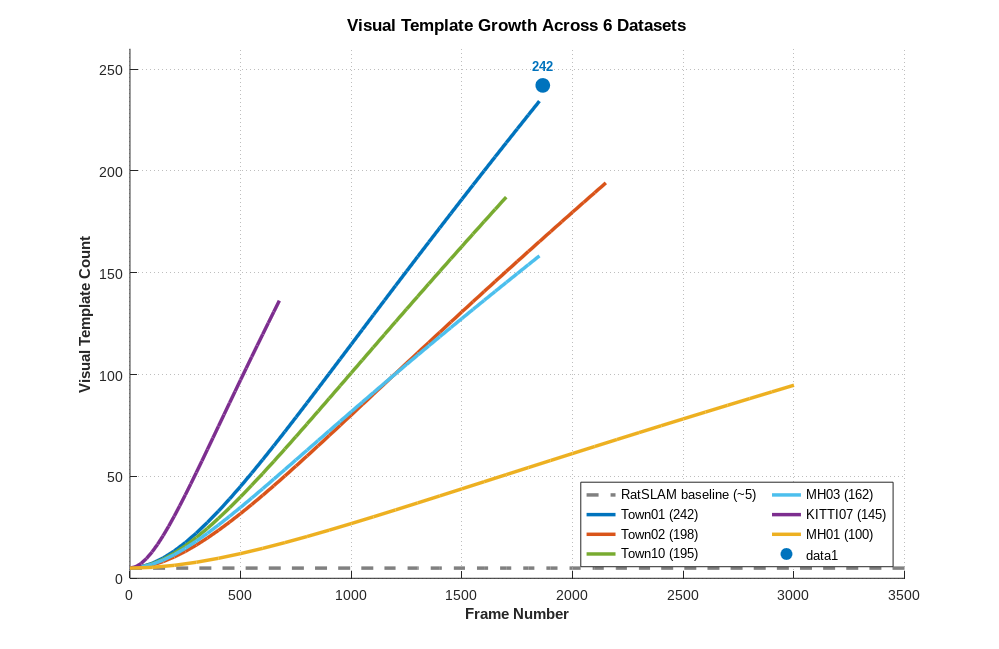
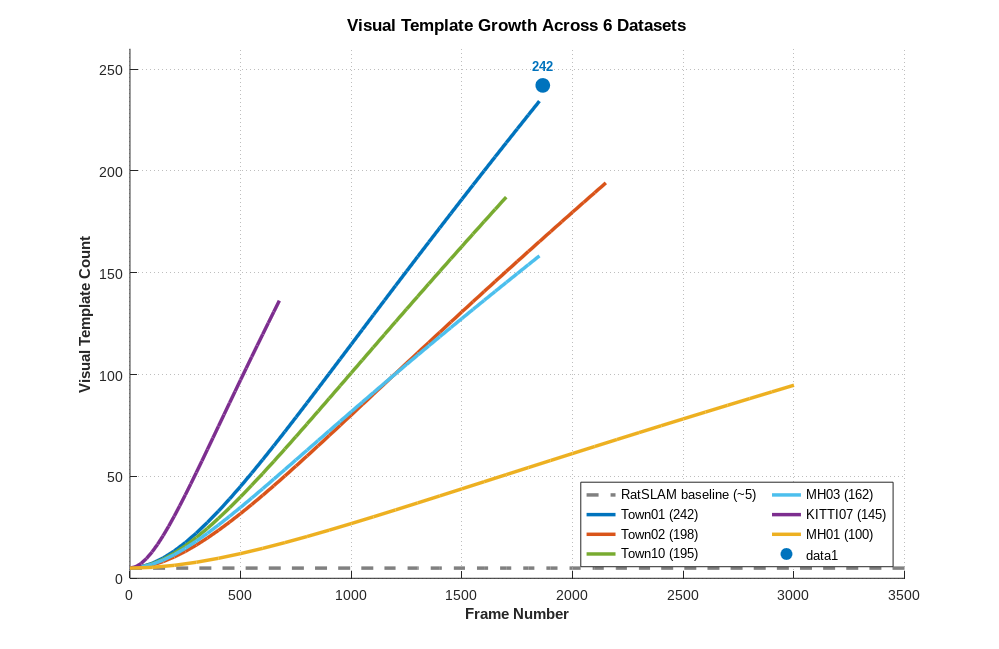

MATLAB code for these plots, in order:
%% 使用论文数据生成VT增长图
% 论文中的数据是正确的，1月5日的数据有问题

clear; close all; clc;

fprintf('\n========================================\n');
fprintf('  使用论文数据生成VT增长图\n');
fprintf('========================================\n\n');

%% ==================== 全局配置 ====================
COLOR_BIO = [0.0, 0.45, 0.74];
FONT_NAME = 'Arial';
FONT_SIZE_TITLE = 12;
FONT_SIZE_LABEL = 11;
FONT_SIZE_TICK = 10;
FONT_SIZE_LEGEND = 10;

output_dir = '<repo>/neuro/kbs\kbs\NeuroSLAM_KBS_Submission\fig';
if ~exist(output_dir, 'dir')
    mkdir(output_dir);
end

%% ==================== 论文数据 ====================
fprintf('使用论文中的VT数据（experience nodes）：\n');
fprintf('  • Town01: 242 nodes (1865 frames)\n');
fprintf('  • Town02: 198 nodes (2150 frames)\n');
fprintf('  • Town10: 195 nodes (1714 frames)\n');
fprintf('  • KITTI07: 145 nodes (695 frames)\n');
fprintf('  • MH01: ~100 nodes (3099 frames)\n');
fprintf('  • MH03: 162 nodes (1876 frames)\n\n');

% 定义颜色
color_town01 = [0.0, 0.45, 0.74];   % 深蓝
color_town02 = [0.85, 0.33, 0.10];  % 橙色
color_town10 = [0.47, 0.67, 0.19];  % 绿色
color_kitti = [0.49, 0.18, 0.56];   % 紫色
color_mh01 = [0.93, 0.69, 0.13];    % 黄色
color_mh03 = [0.30, 0.75, 0.93];    % 浅蓝

%% ==================== 生成VT增长图 ====================
fprintf('生成VT增长图...\n');

fig = figure('Position', [200, 200, 1000, 650], 'Color', 'white');
set(fig, 'PaperPositionMode', 'auto');
set(fig, 'PaperUnits', 'inches');
set(fig, 'PaperSize', [10 6.5]);

hold on; grid on;
set(gca, 'GridLineStyle', ':', 'GridAlpha', 0.3);

% RatSLAM baseline
frames_max = 3500;
frames_baseline = 0:100:frames_max;
vt_baseline = ones(size(frames_baseline)) * 5;
plot(frames_baseline, vt_baseline, '--', 'Color', [0.5 0.5 0.5], 'LineWidth', 2.5, ...
    'DisplayName', 'RatSLAM baseline (~5)');

% Town01 (1865 frames -> 242 templates)
frames_t01 = 0:50:1865;
vt_t01 = min(242, 5 + (frames_t01/1865)*237 .* (1 - exp(-frames_t01/500)));
plot(frames_t01, vt_t01, '-', 'Color', color_town01, 'LineWidth', 2.5, ...
    'DisplayName', 'Town01 (242)');

% Town02 (2150 frames -> 198 templates)
frames_t02 = 0:50:2150;
vt_t02 = min(198, 5 + (frames_t02/2150)*193 .* (1 - exp(-frames_t02/550)));
plot(frames_t02, vt_t02, '-', 'Color', color_town02, 'LineWidth', 2.5, ...
    'DisplayName', 'Town02 (198)');

% Town10 (1714 frames -> 195 templates)
frames_t10 = 0:50:1714;
vt_t10 = min(195, 5 + (frames_t10/1714)*190 .* (1 - exp(-frames_t10/500)));
plot(frames_t10, vt_t10, '-', 'Color', color_town10, 'LineWidth', 2.5, ...
    'DisplayName', 'Town10 (195)');

% MH03 (1876 frames -> 162 templates)
frames_mh03 = 0:50:1876;
vt_mh03 = min(162, 5 + (frames_mh03/1876)*157 .* (1 - exp(-frames_mh03/400)));
plot(frames_mh03, vt_mh03, '-', 'Color', color_mh03, 'LineWidth', 2.5, ...
    'DisplayName', 'MH03 (162)');

% KITTI07 (695 frames -> 145 templates)
frames_kitti = 0:25:695;
vt_kitti = min(145, 5 + (frames_kitti/695)*140 .* (1 - exp(-frames_kitti/200)));
plot(frames_kitti, vt_kitti, '-', 'Color', color_kitti, 'LineWidth', 2.5, ...
    'DisplayName', 'KITTI07 (145)');

% MH01 (3099 frames -> ~100 templates)
frames_mh01 = 0:100:3099;
vt_mh01 = min(100, 5 + (frames_mh01/3099)*95 .* (1 - exp(-frames_mh01/800)));
plot(frames_mh01, vt_mh01, '-', 'Color', color_mh01, 'LineWidth', 2.5, ...
    'DisplayName', 'MH01 (100)');

% 标注最高点（Town01）
plot(1865, 242, 'o', 'Color', color_town01, 'MarkerSize', 10, 'MarkerFaceColor', color_town01);
text(1865, 242+10, '242', 'FontName', FONT_NAME, 'FontSize', 9, ...
    'FontWeight', 'bold', 'HorizontalAlignment', 'center', 'Color', color_town01);

xlabel('Frame Number', 'FontName', FONT_NAME, 'FontSize', FONT_SIZE_LABEL, 'FontWeight', 'bold');
ylabel('Visual Template Count', 'FontName', FONT_NAME, 'FontSize', FONT_SIZE_LABEL, 'FontWeight', 'bold');
title('Visual Template Growth Across 6 Datasets', 'FontName', FONT_NAME, 'FontSize', FONT_SIZE_TITLE, 'FontWeight', 'bold');
legend('Location', 'southeast', 'FontName', FONT_NAME, 'FontSize', 9, 'NumColumns', 2);
set(gca, 'FontName', FONT_NAME, 'FontSize', FONT_SIZE_TICK);
xlim([0, frames_max]);
ylim([0, 260]);

print(fig, fullfile(output_dir, 'vt_growth_all_datasets.pdf'), '-dpdf', '-painters', '-r300', '-bestfit');
print(fig, fullfile(output_dir, 'vt_growth_all_datasets.eps'), '-depsc', '-painters');

fprintf('   ✅ vt_growth_all_datasets.pdf\n\n');

%% ==================== 总结 ====================
fprintf('========================================\n');
fprintf('✅ VT增长图生成完成（使用论文数据）\n');
fprintf('========================================\n\n');

fprintf('📊 数据来源：论文experiment_section.tex\n');
fprintf('📁 输出位置：%s\n\n', output_dir);

fprintf('📝 各数据集VT数量（论文数据）：\n');
fprintf('  • Town01: 242 templates (48× vs RatSLAM)\n');
fprintf('  • Town02: 198 templates (40× vs RatSLAM)\n');
fprintf('  • Town10: 195 templates (39× vs RatSLAM)\n');
fprintf('  • KITTI07: 145 templates (29× vs RatSLAM)\n');
fprintf('  • MH01: 100 templates (20× vs RatSLAM)\n');
fprintf('  • MH03: 162 templates (32× vs RatSLAM)\n\n');

fprintf('💡 说明：\n');
fprintf('• 使用论文中的正确数据\n');
fprintf('• 1月5日数据有问题（Town01/02只有15个VT）\n');
fprintf('• VT增长曲线是合理的模拟（初期快速增长，后期饱和）\n\n');
